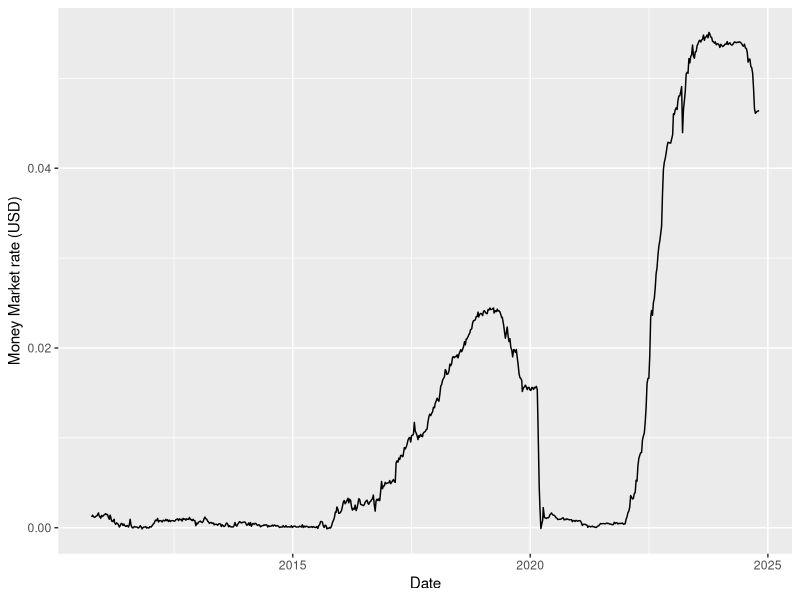
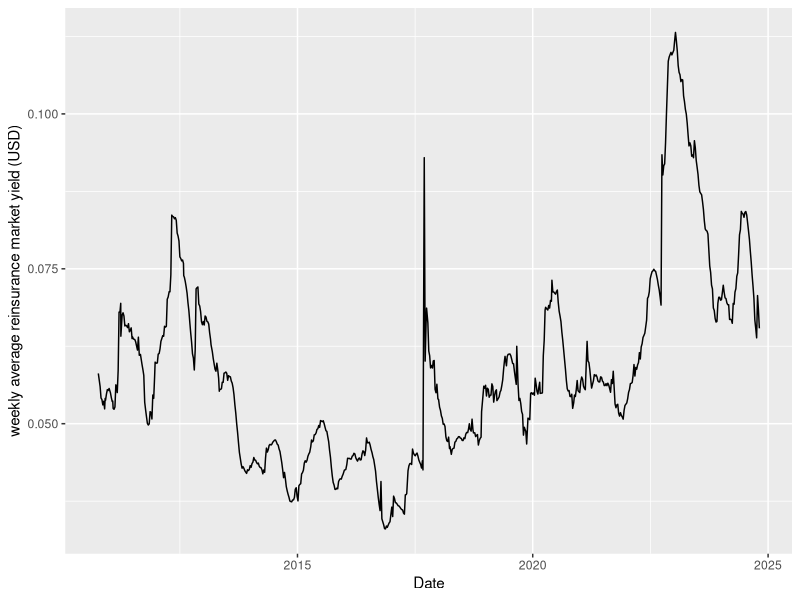
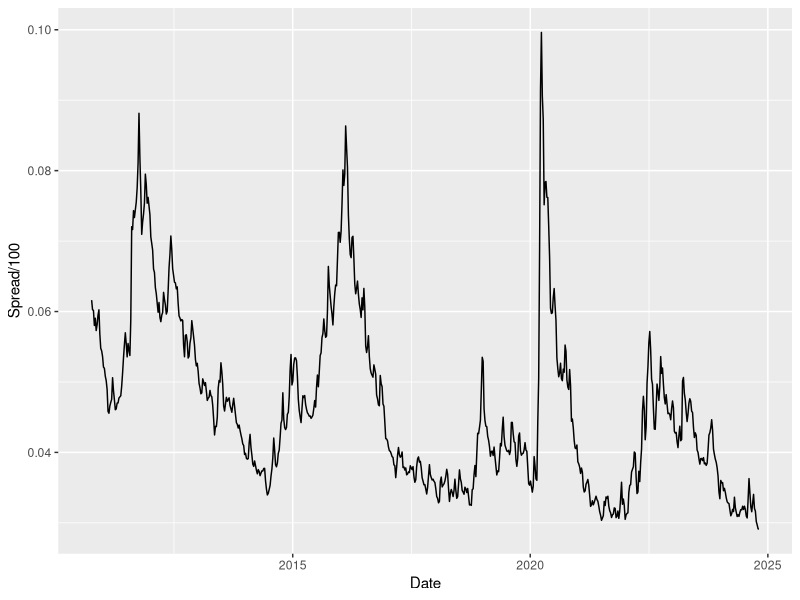
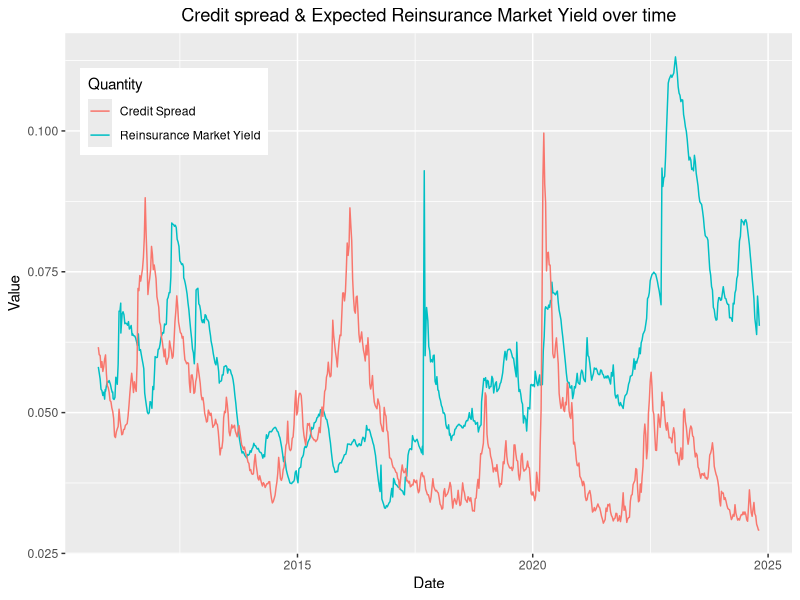
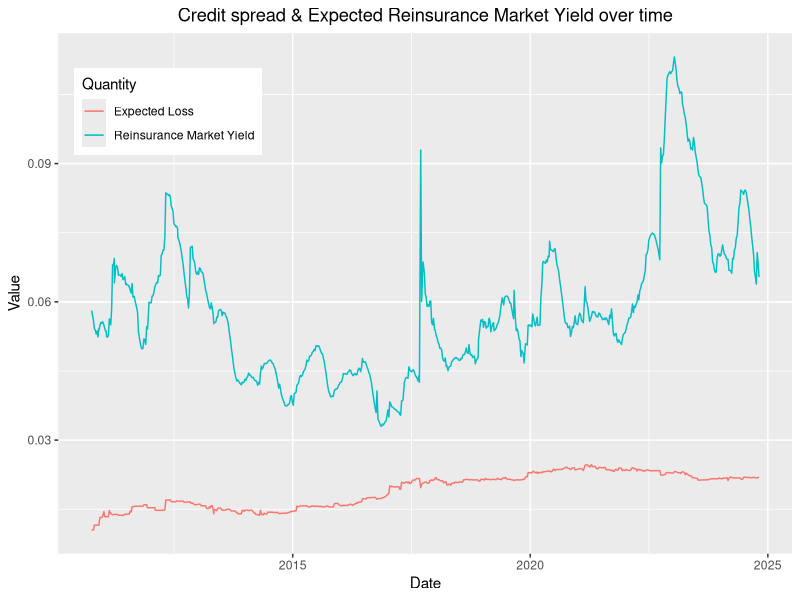
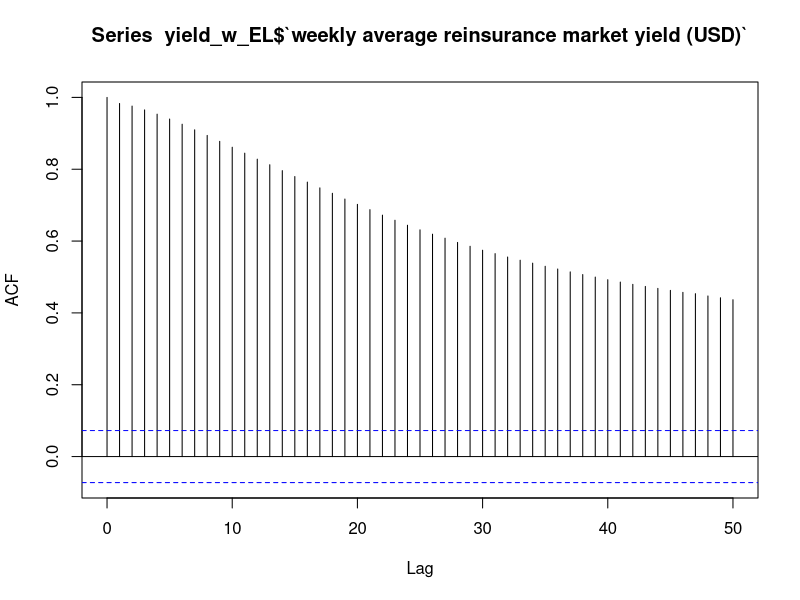
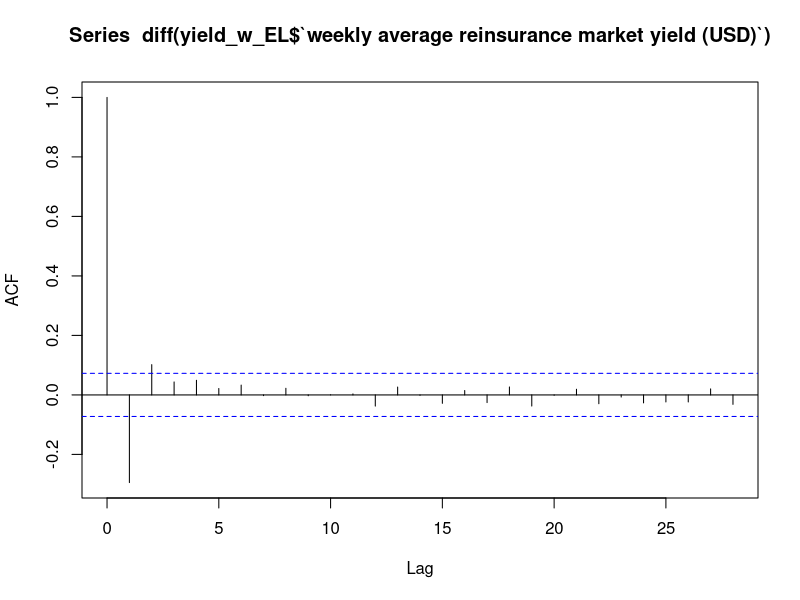
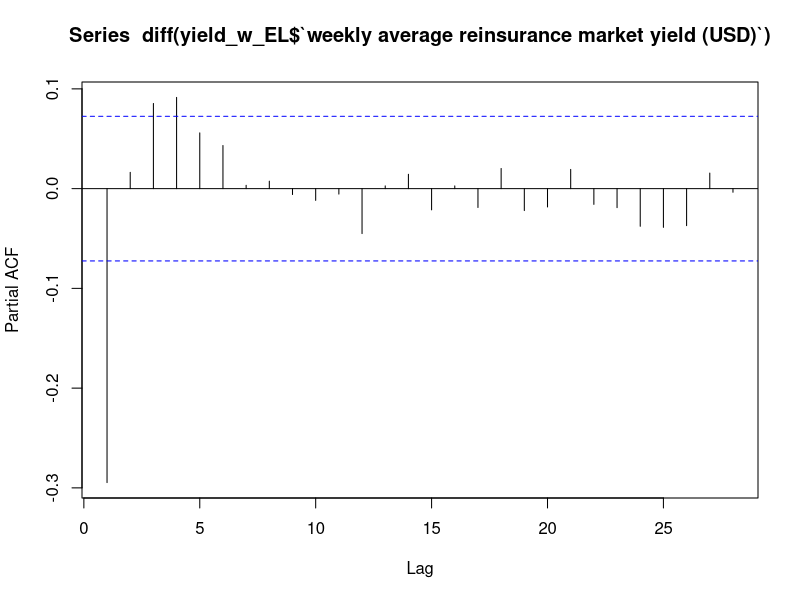

R code for these plots, in order:
## ---- chunk 1
library(readxl)
suppressWarnings(library(quantmod))
suppressWarnings(library(ggplot2))
## ---- chunk 2
#Response variable
yield_w_EL <- read_xlsx(path = "data/yield_with_EL.xlsx",
                        skip = 2)
yield_w_EL$Date <- as.Date(yield_w_EL$Date)

#Credit Spread (for potential modeling of Reinsurance premium)
credit_spread <- read_xls(path = "data/Credit_Spread_BofA.xls",
                          skip = 10)
credit_spread$observation_date <- as.Date(credit_spread$observation_date)
colnames(credit_spread) <- c("Date", "Spread")

#S & P Information
S_and_P <- read_xls(path = "data/SP500.xls",
                    skip = 10)
S_and_P$observation_date <- as.Date(S_and_P$observation_date)
colnames(S_and_P) <- c("Date", "SP500")

#EAFE Index
EAFE <- read.csv("data/EAFE International Index value.csv")
## ---- chunk 3
ggplot(data = yield_w_EL) + geom_line(aes(x = Date,
                                          y = `Money Market rate (USD)`))
## ---- chunk 4
ggplot(data = yield_w_EL) + geom_line(aes(x = Date,
                          y = `weekly average reinsurance market yield (USD)`))
## ---- chunk 5
ggplot(data = credit_spread) + geom_line(aes(x = Date,
                                       y = Spread/100))
## ---- chunk 6
ggplot() + geom_line(data = yield_w_EL,
                      mapping = aes(x = Date,
                      y = `weekly average reinsurance market yield (USD)`,
                      color = 'Reinsurance Market Yield')) + 
  geom_line(data = credit_spread, aes(x = Date, y = Spread/100, 
                                      color = 'Credit Spread')) +
  labs(colour = 'Quantity') + ylab('Value') + 
  ggtitle("Credit spread & Expected Reinsurance Market Yield over time") + 
  theme(legend.position = "inside", legend.position.inside =  c(0.15, .85),
        plot.title = element_text(hjust = .5))
## ---- chunk 7
ggplot() + geom_line(data = yield_w_EL,
                      mapping = aes(x = Date,
                      y = `weekly average reinsurance market yield (USD)`,
                      color = 'Reinsurance Market Yield')) + 
  geom_line(data = yield_w_EL, aes(x = Date, y = `Expected Loss (EL)`, 
                                      color = 'Expected Loss')) +
  labs(colour = 'Quantity') + ylab('Value') + 
  ggtitle("Credit spread & Expected Reinsurance Market Yield over time") + 
  theme(legend.position = "inside", legend.position.inside =  c(0.15, .85),
        plot.title = element_text(hjust = .5))
## ---- chunk 8
acf(yield_w_EL$`weekly average reinsurance market yield (USD)`,
    lag.max = 50)
## ---- chunk 9
acf(diff(yield_w_EL$`weekly average reinsurance market yield (USD)`))
## ---- chunk 10
pacf(diff(yield_w_EL$`weekly average reinsurance market yield (USD)`))
## ---- chunk 11
ggplot() + geom_line(aes(x = yield_w_EL$Date[2:length(yield_w_EL$Date)],
                         y = diff(yield_w_EL$`weekly average reinsurance market yield (USD)`)))
## ---- chunk 12
acf(credit_spread$Spread, lag.max = 50)
## ---- chunk 13
acf(diff(credit_spread$Spread/100))
## ---- chunk 14
pacf(diff(credit_spread$Spread/100))
## ---- chunk 15
ggplot() + geom_line(aes(x = credit_spread$Date[2:length(credit_spread$Date)],
                         y = diff(credit_spread$Spread/100)))
## ---- chunk 16
acf(yield_w_EL$`Expected Loss (EL)`, lag.max = 100)
## ---- chunk 17
acf(diff(yield_w_EL$`Expected Loss (EL)`))
## ---- chunk 18
ccf(diff(yield_w_EL$`weekly average reinsurance market yield (USD)`),
    diff(credit_spread$Spread/100),
    lag.max = 200)
## ---- chunk 19

